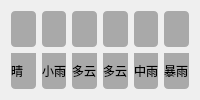
                               <widget class="QWidget" name="widget_6" native="true">
                                <property name="styleSheet">
                                 <string notr="true">QLabel {
	background-color: rgba(60, 60, 60, 100);
	border-radius: 4px;
}</string>
                                </property>
                                <layout class="QGridLayout" name="gridLayout_5">
                                 <item row="0" column="0">
                                  <widget class="QLabel" name="p1">
                                   <property name="text">
                                    <string/>
                                   </property>
                                   <property name="pixmap">
                                    <pixmap resource="resources.qrc">:/res/images/res/type/ZhenXue.png</pixmap>
                                   </property>
                                  </widget>
                                 </item>
                                 <item row="0" column="1">
                                  <widget class="QLabel" name="p2">
                                   <property name="text">
                                    <string/>
                                   </property>
                                   <property name="pixmap">
                                    <pixmap resource="resources.qrc">:/res/images/res/type/XiaoXue.png</pixmap>
                                   </property>
                                  </widget>
                                 </item>
                                 <item row="0" column="2">
                                  <widget class="QLabel" name="p3">
                                   <property name="text">
                                    <string/>
                                   </property>
                                   <property name="pixmap">
                                    <pixmap resource="resources.qrc">:/res/images/res/type/DuoYun.png</pixmap>
                                   </property>
                                  </widget>
                                 </item>
                                 <item row="0" column="3">
                                  <widget class="QLabel" name="p4">
                                   <property name="text">
                                    <string/>
                                   </property>
                                   <property name="pixmap">
                                    <pixmap resource="resources.qrc">:/res/images/res/type/DuoYun.png</pixmap>
                                   </property>
                                  </widget>
                                 </item>
                                 <item row="0" column="4">
                                  <widget class="QLabel" name="p5">
                                   <property name="text">
                                    <string/>
                                   </property>
                                   <property name="pixmap">
                                    <pixmap resource="resources.qrc">:/res/images/res/type/ZhongDaoDaXue.png</pixmap>
                                   </property>
                                  </widget>
                                 </item>
                                 <item row="0" column="5">
                                  <widget class="QLabel" name="p6">
                                   <property name="text">
                                    <string/>
                                   </property>
                                   <property name="pixmap">
                                    <pixmap resource="resources.qrc">:/res/images/res/type/DaBaoYu.png</pixmap>
                                   </property>
                                  </widget>
                                 </item>
                                 <item row="1" column="0">
                                  <widget class="QLabel" name="w1">
                                   <property name="styleSheet">
                                    <string notr="true">border-top-left-radius: 0px;
border-top-right-radius: 0px;</string>
                                   </property>
                                   <property name="text">
                                    <string>晴</string>
                                   </property>
                                  </widget>
                                 </item>
                                 <item row="1" column="1">
                                  <widget class="QLabel" name="w2">
                                   <property name="styleSheet">
                                    <string notr="true">border-top-left-radius: 0px;
border-top-right-radius: 0px;</string>
                                   </property>
                                   <property name="text">
                                    <string>小雨</string>
                                   </property>
                                  </widget>
                                 </item>
                                 <item row="1" column="2">
                                  <widget class="QLabel" name="w3">
                                   <property name="styleSheet">
                                    <string notr="true">border-top-left-radius: 0px;
border-top-right-radius: 0px;</string>
                                   </property>
                                   <property name="text">
                                    <string>多云</string>
                                   </property>
                                  </widget>
                                 </item>
                                 <item row="1" column="3">
                                  <widget class="QLabel" name="w4">
                                   <property name="styleSheet">
                                    <string notr="true">border-top-left-radius: 0px;
border-top-right-radius: 0px;</string>
                                   </property>
                                   <property name="text">
                                    <string>多云</string>
                                   </property>
                                  </widget>
                                 </item>
                                 <item row="1" column="4">
                                  <widget class="QLabel" name="w5">
                                   <property name="styleSheet">
                                    <string notr="true">border-top-left-radius: 0px;
border-top-right-radius: 0px;</string>
                                   </property>
                                   <property name="text">
                                    <string>中雨</string>
                                   </property>
                                  </widget>
                                 </item>
                                 <item row="1" column="5">
                                  <widget class="QLabel" name="w6">
                                   <property name="styleSheet">
                                    <string notr="true">border-top-left-radius: 0px;
border-top-right-radius: 0px;</string>
                                   </property>
                                   <property name="text">
                                    <string>暴雨</string>
                                   </property>
                                  </widget>
                                 </item>
                                </layout>
                               </widget>
